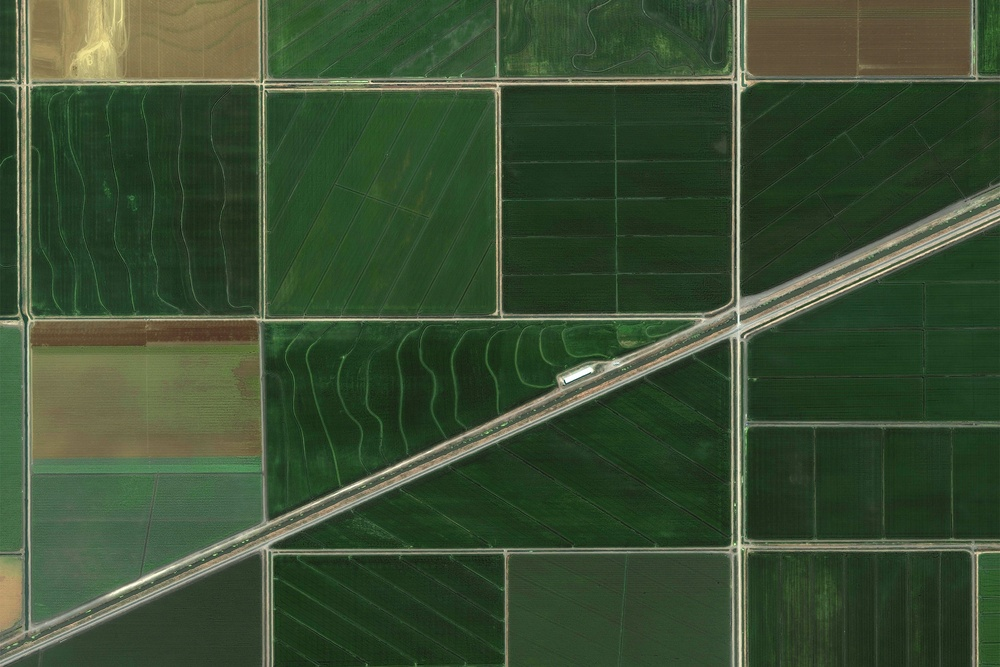
#> input picture Sec04_Object_Detection/03_Histogramas de gradientes orientados/crops.jpg, 1000 x 667 px, shrunk from 2200 x 1467 before the run
$ jupyter execute Histogramas_de_gradientes_orientados.ipynb
#> lines starting #> are read from the running program, lines starting #| are printed output that depends on the picture
<h1>Histogram of Oriented Gradients</h1>
<ul>
<li>http://stackoverflow.com/questions/6090399/get-hog-image-features-from-opencv-python</li>
<li>http://www.juergenwiki.de/work/wiki/doku.php?id=public:hog_descriptor_computation_and_visualization</li>
</ul>

[cell 1]
import numpy as np
import cv2
import matplotlib.pyplot as plt
from matplotlib import colors

# Load image then grayscale
image = cv2.imread('crops.jpg')
#> image is the input picture: shape (667, 1000, 3); mean B, G, R 51, 77.7, 58.4
gray = cv2.cvtColor(image, cv2.COLOR_BGR2GRAY)
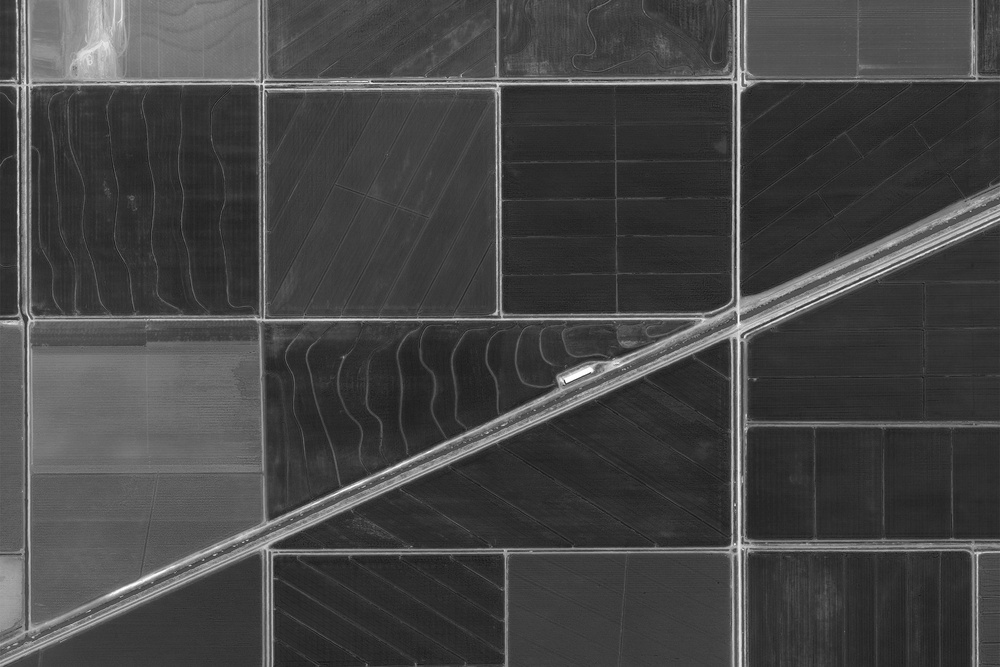
#> gray: shape (667, 1000); min 21, max 255, mean 68.8

[cell 2]
plt.imshow(cv2.cvtColor(image, cv2.COLOR_BGR2RGB))
plt.title('Original Input')
cv2.imwrite('input.jpg', image)


# h x w en pixels
cell_size = (8, 8)

 # h x w en cells
block_size = (2, 2)

# number of orientation bins
nbins = 9

# Utilizando OpenCV's HOG Descriptor
# winSize es el tamaño de la imagen cortada a un multiplo del tamaño de las celdas.
hog = cv2.HOGDescriptor(_winSize=(gray.shape[1] // cell_size[1] * cell_size[1],
                                  gray.shape[0] // cell_size[0] * cell_size[0]),
                        _blockSize=(block_size[1] * cell_size[1],
                                    block_size[0] * cell_size[0]),
                        _blockStride=(cell_size[1], cell_size[0]),
                        _cellSize=(cell_size[1], cell_size[0]),
                        _nbins=nbins)

# Crear numpy array shape que usamos para crear hog_feats
n_cells = (gray.shape[0] // cell_size[0], gray.shape[1] // cell_size[1])
#> n_cells = (83, 125)

# Indexamos blocks por fila primero.
# hog_feats ahora contienen el gradiente de amplitudes para cada direccón,
# para cada cell de su grupo por grupo. El indexado es primero por filas luego por columnas.
hog_feats = hog.compute(gray).reshape(n_cells[1] - block_size[1] + 1,
                        n_cells[0] - block_size[0] + 1,
                        block_size[0], block_size[1], nbins).transpose((1, 0, 2, 3, 4))

# Creamos nuestros arrays de gradientes con nbin dimensions para almacenar los gradientes de orientaciones.
gradients = np.zeros((n_cells[0], n_cells[1], nbins))

# Crear array de dimensiones
cell_count = np.full((n_cells[0], n_cells[1], 1), 0, dtype=int)

# Block Normalization
for off_y in range(block_size[0]):
    for off_x in range(block_size[1]):
        gradients[off_y:n_cells[0] - block_size[0] + off_y + 1,
                  off_x:n_cells[1] - block_size[1] + off_x + 1] += \
            hog_feats[:, :, off_y, off_x, :]
        cell_count[off_y:n_cells[0] - block_size[0] + off_y + 1,
                   off_x:n_cells[1] - block_size[1] + off_x + 1] += 1
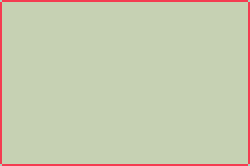
#> cell_count: shape (83, 125, 1) int64 (shown 2 times larger); 3 distinct labels, from 1 to 4; one colour per label, 0 black

# Average gradients
gradients /= cell_count

# Plot HOGs usando Matplotlib
# angle is 360 / nbins * direction
color_bins = 8
plt.figure(figsize=(8,5))
plt.pcolor(gradients[:, :, color_bins])
#axs[1].pcolor(cv2.cvtColor(gradients[:, :, color_bins], cv2.COLOR_BGR2RGB))
plt.title('Gradients')
plt.gca().invert_yaxis()
plt.gca().set_aspect('equal', adjustable='box')
cv2.imwrite('gradients.jpg', gradients[:, :, color_bins])
plt.colorbar()

plt.show()
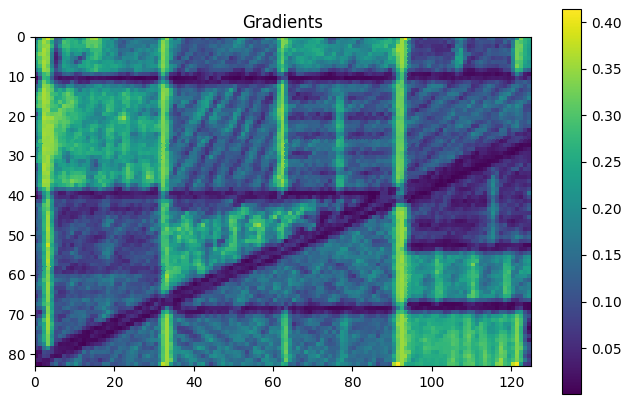
#> figure drawn by matplotlib, 2 panels
